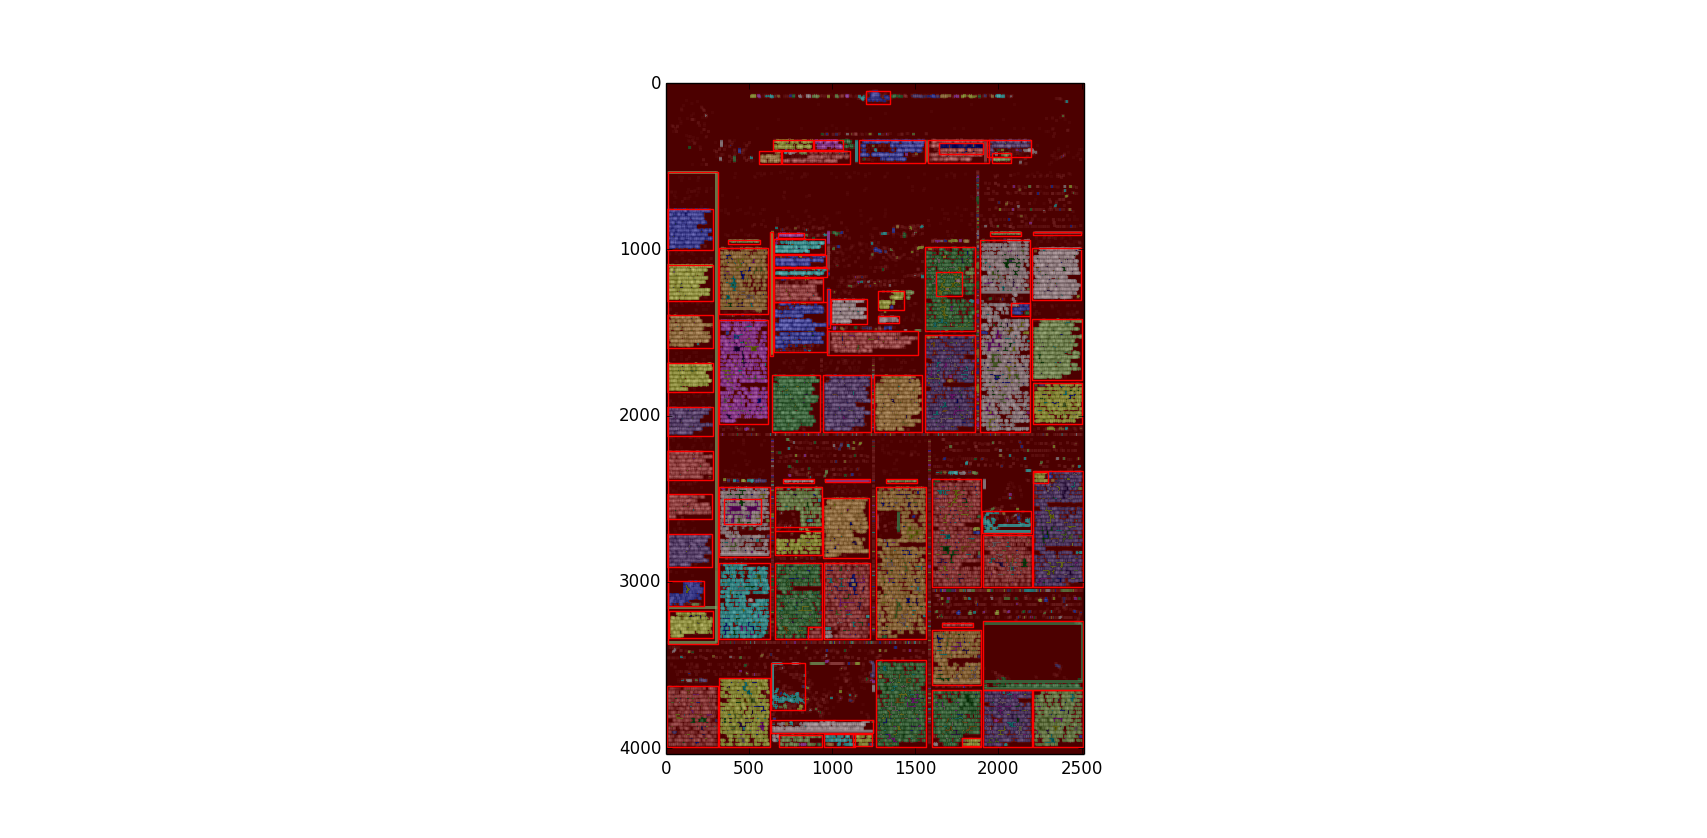

The Python source for this figure:
import numpy as np
import matplotlib.pyplot as plt
import matplotlib.patches as mp
from skimage.filter.rank import entropy,otsu
from skimage.filter import threshold_otsu
from skimage.morphology import square,rectangle,label,closing,disk,binary_erosion,opening
from skimage.color import label2rgb,rgb2gray
from skimage.segmentation import clear_border
from skimage.measure import regionprops
from skimage import io
i=rgb2gray(io.imread('z.jpg'))
t=threshold_otsu(i)
i=i>t
z=binary_erosion(1-i,square(3))
z=np.logical_xor(z,i)
z=binary_erosion(1-z,square(2))
i=1-z
i=entropy(i,rectangle(18,20))
t=threshold_otsu(i)
c=opening(i>t,square(2))
b=c.copy()
clear_border(b)
l=label(b)
z=np.logical_xor(c,b)
l[z]=-1
iol=label2rgb(l,image=i)
fig,ax=plt.subplots(ncols=1,nrows=1,figsize=(6,6))
ax.imshow(iol)
for region in regionprops(l,['Area','BoundingBox']):
	if region['Area']<3500:
		continue
	minr,minc,maxr,maxc=region['BoundingBox']
	rect=mp.Rectangle((minc,minr),maxc-minc,maxr-minr,fill=False,edgecolor='red',linewidth=1)
	ax.add_patch(rect)

plt.show()
